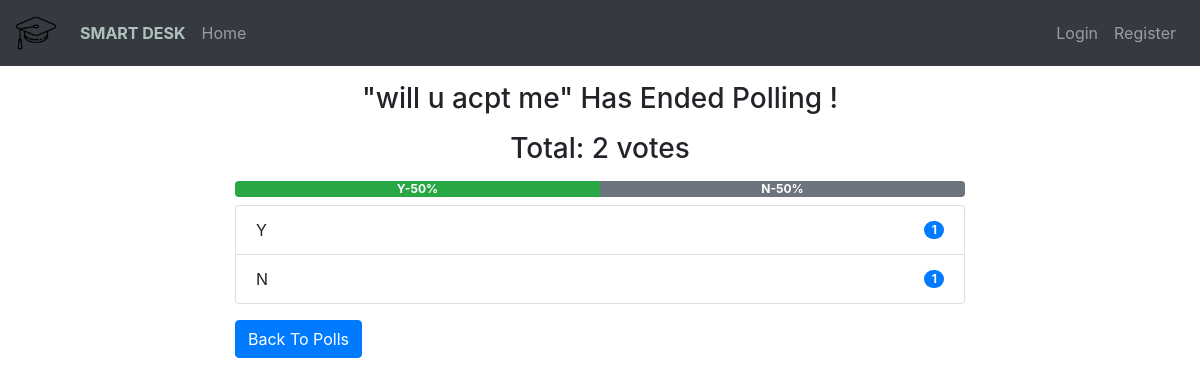
Screenshot of /polls/4/ with the database file from the repository.
### polls/models.py (models this page shows, shortened)
class Poll(models.Model):
    owner = models.ForeignKey(User, on_delete=models.CASCADE)
    text = models.TextField()
    pub_date = models.DateTimeField(default=timezone.now)
    active = models.BooleanField(default=True)
    @property
    def get_vote_count(self):
        return self.vote_set.count()
    def get_result_dict(self):
        res = []
        for choice in self.choice_set.all():
            d = {}
            alert_class = ['primary', 'secondary', 'success',
                           'danger', 'dark', 'warning', 'info']
            d['alert_class'] = secrets.choice(alert_class)
            d['text'] = choice.choice_text
            d['num_votes'] = choice.get_vote_count
            if not self.get_vote_count:
                d['percentage'] = 0
            else:
                d['percentage'] = (choice.get_vote_count /
                                   self.get_vote_count)*100
            res.append(d)
        return res

class Choice(models.Model):
    poll = models.ForeignKey(Poll, on_delete=models.CASCADE)
    choice_text = models.CharField(max_length=255)
    @property
    def get_vote_count(self):
        return self.vote_set.count()

### polls/views.py (the view, shortened to what this page needs)
# urls.py: path('<int:poll_id>/', views.poll_detail, name='detail'),
def poll_detail(request, poll_id):
    poll = get_object_or_404(Poll, id=poll_id)
    if not poll.active:
        return render(request, 'polls/poll_result.html', {'poll': poll})

### polls/templates/polls/poll_result.html
{% extends 'base.html' %}
{% block content %}
<div class="container">
    {% if messages %}
    <div class="messages">
        {% for message in messages %}
        <div {% if message.tags %} class="{{ message.tags }}" {% endif %}>{{ message }}
            <button type="button" class="close" data-dismiss="alert" aria-label="Close">
                <span aria-hidden="true">&times;</span>
            </button>
        </div>
        {% endfor %}
    </div>
    {% else %}
    <div class="row">
        <div class="col-md-8 offset-sm-2">
            {% if poll.active %}
            <h3 class="mt-3 mb-3 text-center">Result for: {{ poll.text }}</h3>
            {% else %}
            <h3 class="mt-3 mb-3 text-center">"{{ poll.text }}" Has Ended Polling !</h3>
            {% endif %}
            <h3 class="mb-2 text-center">Total: {{ poll.get_vote_count }} votes</h3>
            <div class="progress mt-3 mb-2">
                {% for choice in poll.get_result_dict %}
                <div class="progress-bar bg-{{ choice.alert_class }}" role="progressbar" style="width: {{ choice.percentage }}%;"
                    aria-valuenow="30" aria-valuemin="0" aria-valuemax="100"><b>
                        {{choice.text|truncatewords:2}}-{{choice.percentage|floatformat}}%</b>
                </div>
                {% endfor %}
            </div>
            <ul class="list-group">
                {% for choice in poll.choice_set.all %}
                <li class="list-group-item d-flex justify-content-between align-items-center">
                    {{ choice.choice_text }}
                    <span class="badge badge-primary badge-pill">{{ choice.get_vote_count }}</span>
                </li>
                {% endfor %}
            </ul>
            {% endif %}
            <a class="btn btn-primary mt-3" href="{% url 'polls:list' %}" role="button">Back To Polls</a>
        </div>
    </div>
</div>
{% endblock content %}

### rows the page displays
Poll: text "will u acpt me", get_vote_count "2"
Choice: choice_text "Y", get_vote_count "1"
Choice: choice_text "N", get_vote_count "1"

### other values shown
{{ choice.text|truncatewords:2 }} "Y" "N"
{{ choice.percentage|floatformat }} "50" "50"
